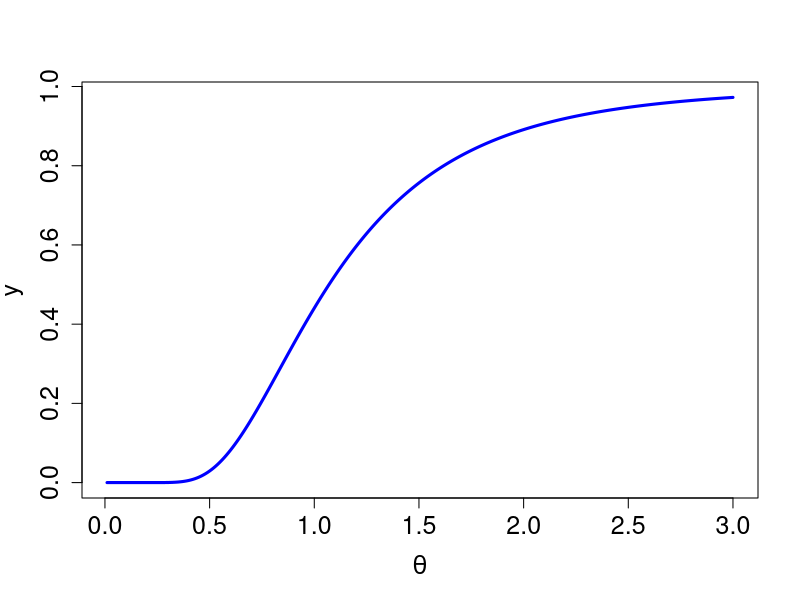

The R source for this figure:
# Close windows and clear variables
graphics.off()
rm(list = ls(all = T))

theta = seq(0.01, 3, 0.01)  # area to evaluate the pdf
y = 1 - pchisq(10/theta, df = 10)  # cdf
plot(theta, y, xlab = expression(paste("", theta)), "l", col = "blue", cex.lab = 1.5, cex.axis = 1.5, lwd = 3) 
